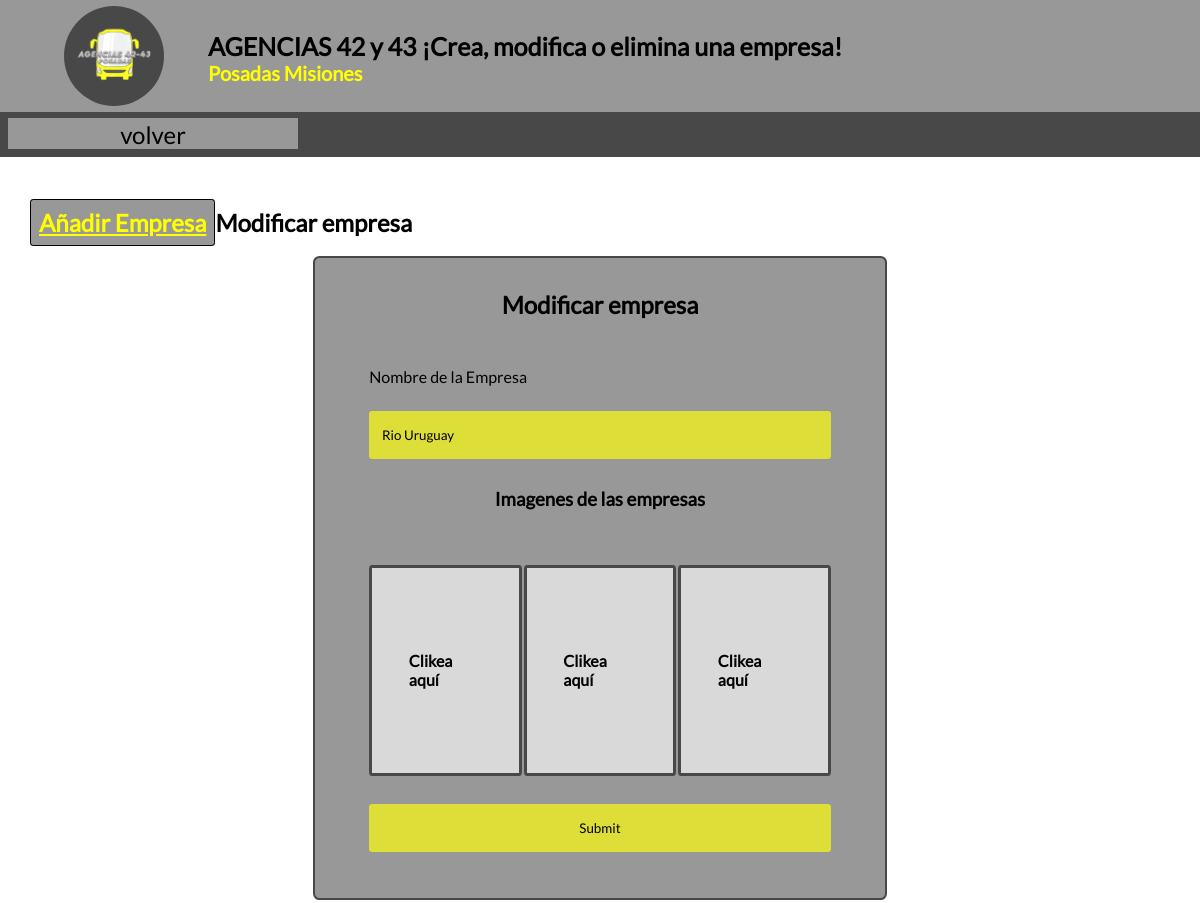
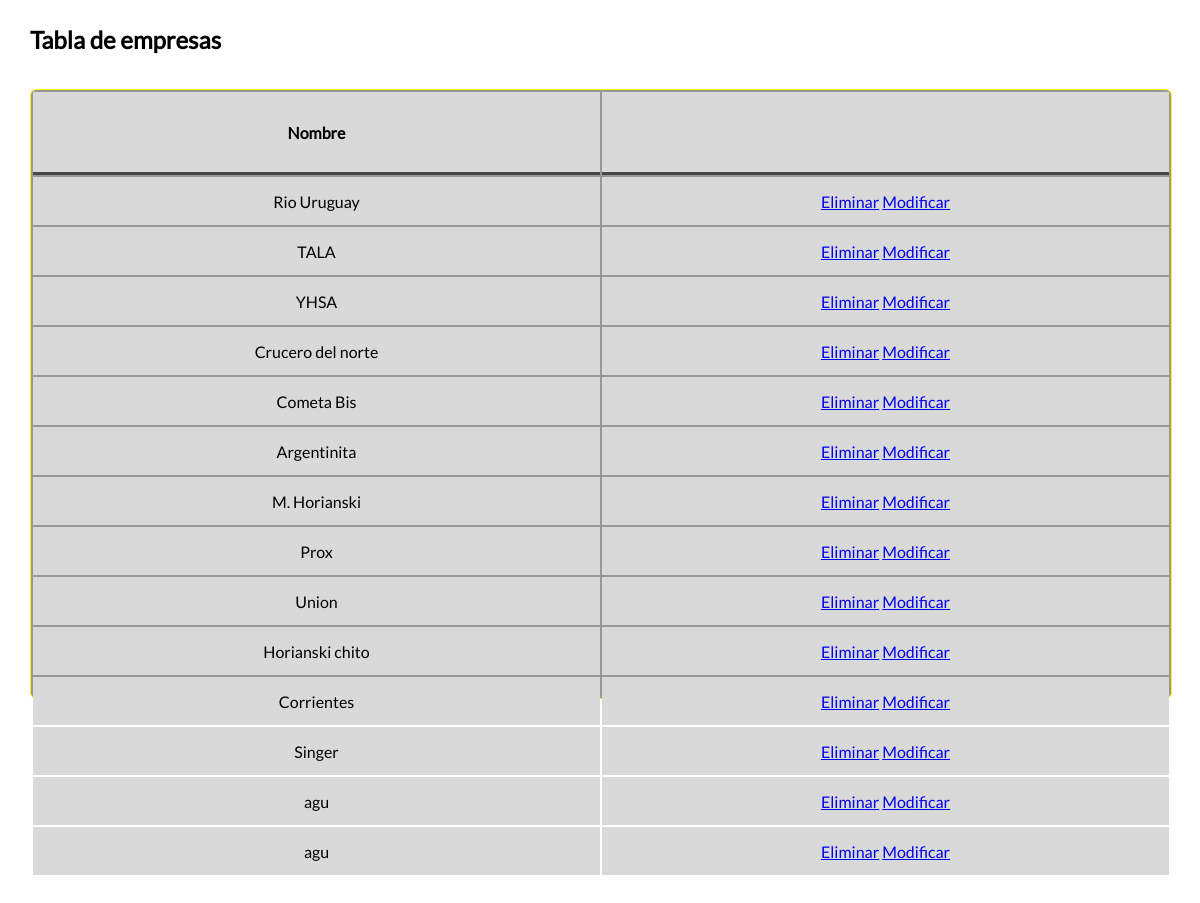
The app's page /Admin/Empresa.php?id=5 (signed in) with its own data (2 pictures, top to bottom).
### tables this page shows
CREATE TABLE `empresa` (
  `EmpresaID` int(5) NOT NULL,
  `Nombre` varchar(1000) NOT NULL,
  `PaletaID` int(10) DEFAULT NULL,
  `ImagenPrincipal` varchar(1000) NOT NULL,
  `ImagenI` varchar(1000) NOT NULL,
  `ImagenII` varchar(1000) NOT NULL,
  `ImagenIII` varchar(1000) NOT NULL,
  `IconoEmpresa` varchar(10) NOT NULL
);

### libraries/functions.php (the view, shortened to what this page needs)
<?php
    function QueryAndGetData($query){
        include "conexion.php";
        try{
            if($ejecucion = mysqli_query($conexion, $query)){
                return $ejecucion;
            }
            else{
                throw new Exception(mysqli_error($conexion));
                return false;
            }
        }catch(Exeption $Error){
            $Error = $error->getMessage();
            ErrorLog2($Error);
        }
    }
    function filas($query, $cantidad_columnas, $nametable, $campo){
        if($data = QueryAndGetData($query)){
            while($row = mysqli_fetch_assoc($data)){
                echo "<tr>";
                $values = array_values($row);
                for($n = 1; $n <= $cantidad_columnas; $n++){
                    echo "<td>".$values[$n]."</td>";
                }
                echo "<td>
                    <a href='delete.php?tabla=$nametable&id=".$values[0]."&campo=".$campo."'>Eliminar</a>
                ";
                echo "
                    <a href='?id=".$values[0]."'>Modificar</a>
                </td>";
                echo "</tr>";
            }
        }
        else{
            echo "<div>vacio</div>";
        }
    }
?>

### Admin/Empresa.php (shortened to what this page needs)
<!DOCTYPE html>
<html lang="ES">
<head>
    <link rel="stylesheet" type="text/css" href="assets/css/style.css">
</head>
    <body id="bodyE">
        <?php
            include "querys.php";
        ?>
        <header id="header">
            <section class="header-section">
                <article class="h-s-article">
                    <div class="h-s-a__div">
                        <img class="h-s-a-d__img"src="imgs/iconoEmpresa.png" alt="" />
                    </div>
                    <div class="h-s-a__div">
                        <h1 class="h-s-a-d__h1">AGENCIAS 42 y 43 ¡Crea, modifica o elimina una empresa!</h1>
                        <h3 class="h-s-a-d__h3">Posadas Misiones</h3>
                    </div>
                </article>
                <article >
                    <nav class="h-s-a__nav">
                        <ul><li class="h-s-a-n-li"><a class="h-s-a-n-l__a" href="menu.php">volver</a></li> </ul>
                    </nav>
                </article>
            </section>
        </header>
        <main id="mainE">
            <section class="mb_section">
                    <?php
                        if(isset($_GET['id'])){
                            $id =$_GET['id'];
                            $query = QueryAndGetData("SELECT `EmpresaID`, `Nombre` FROM `empresa` WHERE EmpresaID =  $id");
                            $datos = mysqli_fetch_assoc($query);
                            echo '<h2> <a href="empresa.php" class="anadir">Añadir Empresa</a>Modificar empresa</h2>
                            <article  class="mb-s__article" id="up" >
                                <form class="mb-s-a__form" action="update.php" method="POST" enctype="multipart/form-data">
                                    <input type="hidden" name="id" value='.$id.'>
                                    <h2>Modificar empresa</h2>
                                    <label for="Nombre">Nombre de la Empresa</label>
                                    <input type="text" class="input" id="Nombre" name="Nombre" value="'.$datos['Nombre'].'" required>
                                    <h3>Imagenes de las empresas</h3>
                                    <ul class="inputImgContainer">
                                        <li  class="inputImgContainer-li">
                                            <input class="in" type="file" id="ImgpU" name="ImgpU" required onchange="showImage(ImgpU, ImgpU-Preview)">
                                            <img id="Img1-Preview" alt="Image Preview" style="display:none;">
                                        </li>
                                        <li class="inputImgContainer-li">
                                            <input class="in" type="file" id="Img1U"  name="Img1U" required onchange="showImage(Img1U, Img1U-Preview)">
                                            <img id="Img2-Preview" alt="Image Preview" style="display:none;">
                                        </li>
                                        <li class="inputImgContainer-li">
                                            <input class="in" type="file" id="Img2U" name="Img2U" required onchange="showImage(Img2U, Img2U-Preview)">
                                            <img id="Img3-Preview" alt="Image Preview" style="display:none;" >
                                        </li>
                                    </ul>
                                    <input type="submit" id="" class="submit" name="updateEmpresa">
                                </form>
                            </article>
                            ';
                        }
                        else{
                        }
                    ?>
                    <h2>Tabla de empresas</h2>
                    <article class="mb-s__article">
                    <table>
                        <tr >
                            <th class="nombrecampos">Nombre</th>
                            <th class="nombrecampos"></th>
                        </tr>
                        <?php
                            filas($empresa,1,"empresa","EmpresaID");
                        ?>
                    </table>
                </article>
            </section>
        </main>
        <footer>
        </footer>
    </body>
</html>

### Admin/assets/css/style.css (style rules this page uses)
.anadir { color: #FFFF00; border-radius: 0.2rem; background-color: #989898; height: 2rem; width: 5rem; border: 0.1rem solid #000000; padding: 0.5rem; font-size: 1.5rem; cursor: pointer; }
#up { justify-self: center; }
* { font-family: 'lato', sans-serif; margin: 0; padding: 0; }
#bodyB, #bodyE, #bodyH { display: grid; grid-template-rows: 13rem 80rem 20rem; }
#bodyE { display: grid; grid-template-rows: 13rem 90rem 20rem; }
#mainM, #mainB, #mainE,#mainH { height: 100%; width: 100%; }
#mainE .mb_section { grid-template-rows: 1rem 40rem 2rem 38rem; }
#mainE .mb-s__article .mb-s-a__form { display: grid; height: 100%; grid-template-rows: 0.2fr 0.1fr 0.2fr 0.2fr 0.7fr 0.2fr; gap: 2%; }
#mainE .mb-s__article .mb-s-a__form .submit { height: 3rem; }
#mainE .mb-s__article .mb-s-a__form { padding-top: 2rem; }
#mainE .mb-s__article .mb-s-a__form .input { height: 3rem; }
.inputImgContainer { width: 90%; height: 100%; gap: 0.4%; display: grid; grid-template-columns: 1fr 1fr 1fr; }
.inputImgContainer-li { position: relative; border: 0.2rem solid #494848; height: 90%; border-radius: 2%; background-color: #D9D9D9; list-style: none; }
.inputImgContainer-li::after { content: "Clikea aquí"; position: absolute; top: 50%; left: 50%; transform: translate(-50%, -50%); font-size: 16px; color: #000000; cursor: pointer; font-weight: bold; z-index: 0; }
.mb_section { max-width: 95%; min-width: 20rem; height: 100%; margin: auto; display: grid; grid-template-columns: 1fr; justify-content: center; gap: 2rem; }
.mb-s__article { width: 100%; height: 100%; border-radius: 0.4rem; border: 0.1rem solid #FFFF00; background-color: #989898; }
#up { width: 50%; }
.mb-s__article:nth-child(4) { width: 100%; background-color: #989898; border: 0.15rem solid #494848; height: 100%; overflow: auto; }
.mb-s-a__form { height: 100%; display: grid; padding: 5%; gap: 1%; box-sizing: border-box; justify-items: center; grid-template-rows: 1fr 0.5fr 1fr 0.5fr 1fr 0.5fr 1fr 0.5fr 1fr 0.5fr 1fr 0.5fr 1fr 1fr; }
.mb-s-a__form input { margin: 0; width: 90%; height: 80%; padding: 0.8rem; box-sizing: border-box; border: none; color: #000000; border-radius: 0.2rem; background-color: #DEDE38; }
.mb-s-a__form label { width: 90%; }
.mb-s__article table { width: 100%; }
.nombrecampos { position: sticky; }
.mb-s__article table tr:first-child { border: 0.2rem solid #494848; width: 100%; height: 5rem; text-align: left; background-color: #D9D9D9; }
.mb-s__article table tr th { width: 10%; color: #000000; border-bottom: 0.2rem solid #494848; height: 5rem; text-align: center; }
.mb-s__article table tr { width: 100%; height: 3rem; text-align: center; background-color: #D9D9D9; }
#header { color: #000000; max-height: 140px; min-height: 50px; height: 100%; width: 100%; box-sizing: content-box; justify-items: left; display: grid; }
.header-section { background-color: #989898; width: 100%; height: 100%; position: relative; max-height: 140px; display: grid; grid-template-rows: 80% 25%; }
.h-s-article { display: grid; height: 100%; grid-template-columns: 9em 1fr; justify-items: left; padding-top: 0.4em; padding-left: 4rem; }
.h-s-a__div { width: 100%; height: 100%; box-sizing: content-box; }
.h-s-a__div:first-child { background-color: #494848; border-radius: 100%; height: 100%; min-height: 50px; max-width: 100px; min-width: 50px; max-height: 100px; position: relative; }
.h-s-a-d__img { width: 120px; height: 120px; position: absolute; z-index: 100; margin-top: -0.5em; margin-left: -0.5em; }
.h-s-a-d__h3 { color: #FFFF00; font-size: 20px; margin: 0; }
.h-s-a-d__h1 { margin-top: 25px; box-sizing: content-box; font-size: 25px; }
.h-s-a__nav ul { background-color: #494848; display: grid; grid-template-columns: 1fr 1fr 1fr 1fr; gap: 0.5rem; height: 110%; width: 100%; box-sizing: border-box; list-style: none; justify-items: center; padding: 0.5rem; padding-top: 0.1rem; }
.h-s-a-n-l__a { text-decoration: none; display: block; padding-top: 0.1rem; text-align: center; font-size: 1.5rem; box-sizing: border-box; background-color: #989898; width: 100%; height: 100%; color: #000000; }
.h-s-a-n-li { max-width: 20rem; width: 100%; margin-top: 0.3rem; }

### records on screen
empresa: Nombre "Rio Uruguay"
empresa: Nombre "TALA"
empresa: Nombre "YHSA"
empresa: Nombre "Crucero del norte"
empresa: Nombre "Cometa Bis"
empresa: Nombre "Argentinita"
empresa: Nombre "M. Horianski"
empresa: Nombre "Prox"
empresa: Nombre "Union"
empresa: Nombre "Horianski chito"
empresa: Nombre "Corrientes"
empresa: Nombre "Singer"
empresa: Nombre "agu"
empresa: Nombre "agu"
